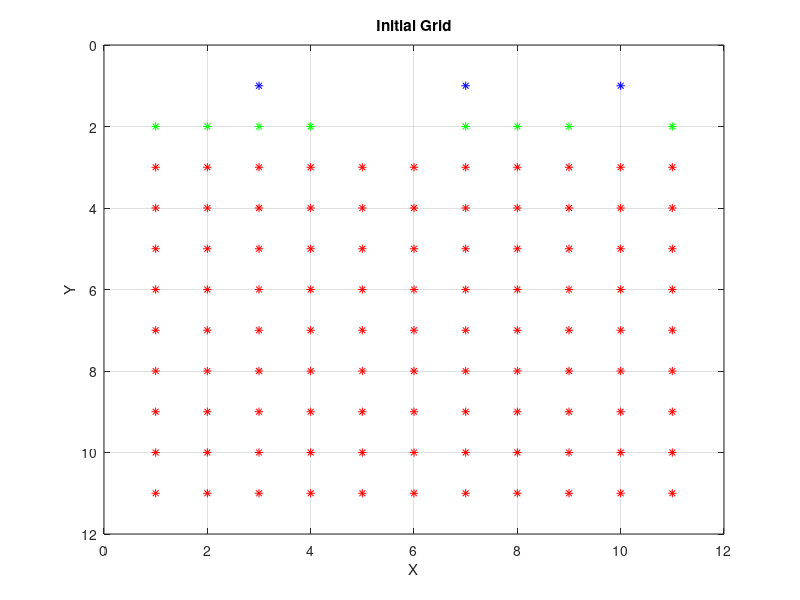
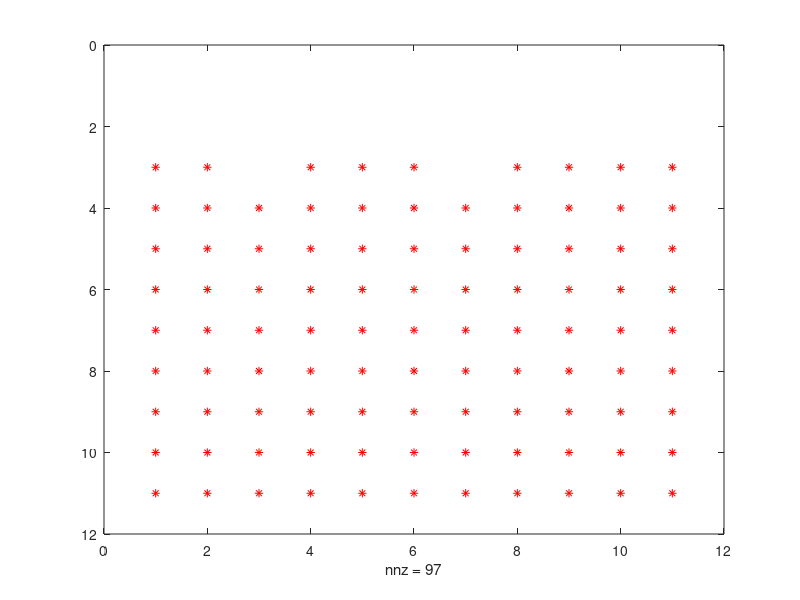

Write the MATLAB code that produced these figures, in order.
clear
close all
[X,Y] = meshgrid(0:10, 0:10);


colors = ones(size(X)); %colors has ones everywhere besides row 1,2==0

colors(1:2, :) = 0;

colors2=zeros(size(X)); % colors2 has zeros everywhere besides row 3

colors2(2,1:11)=1;
% probability of 50 percent that the surface is green.
a=1         %parameters a and b for the probability of adsorbens number 1
b=100
 
    for n=1:11
         Z=a+(b-a).*rand(1,1);
             if Z>50
             colors2(2,n)=1
             else colors2(2,n)=0
             end
    end
    
    
colors3=zeros(size(X)); % colors3 has zeros everywhere besides row 2

colors3(1,1:11)=1 
% probability of 50 percent that the surface is blue.

a=1         %parameters a and b for the probability of adsobens number 2
b=100
 
    for m=1:11
         Y=a+(b-a).*rand(1,1);
             if Y>50
             colors3(1,m)=1
              
             else colors3(1,m)=0
             end
    end
    
    

  
% plot the grid
spy(colors,'r')
hold on
spy(colors2,'g')
hold on 
spy(colors3,'b')

xlabel('X'); % // Label the X and Y axes
ylabel('Y');
title('Initial Grid');
grid on



 for column = 1:length(colors2(1,:))
    if colors2(2,column) && colors3(1,column)==1
         colors(3,column) = 0;
    end
 end
    
figure(4)
spy(colors,'r')
% N=5
% for n= 1:N
% for c=3:3
%     colors2(c,n)=
% 


% scatter(x,y,'k')
%     hold on
% end